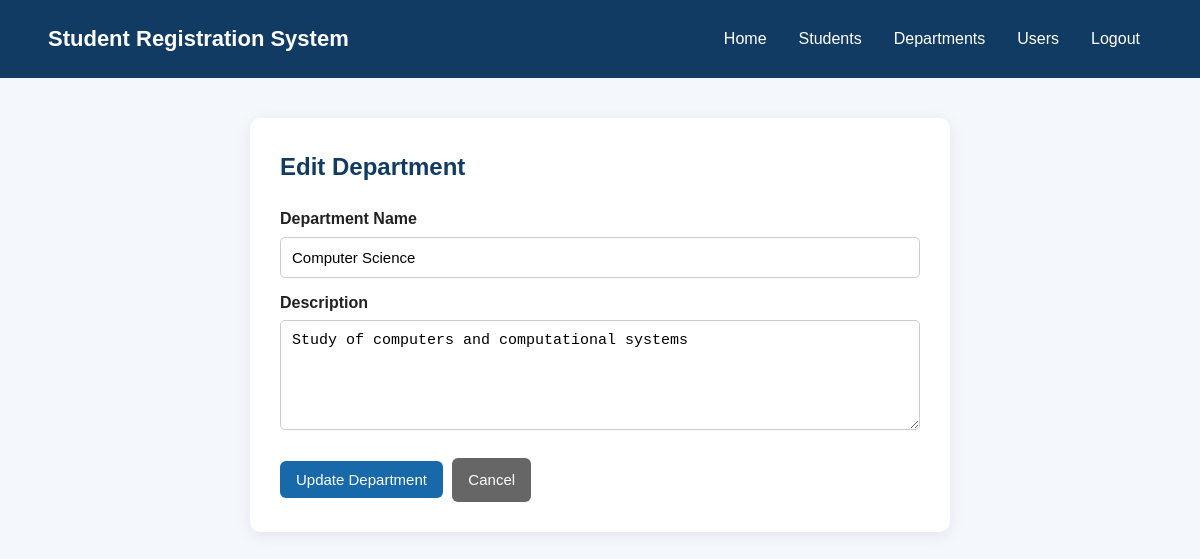
The page /department_edit.php?id=1 (signed in) on the database its author committed.
### tables this page shows
CREATE TABLE IF NOT EXISTS department (
    id INT AUTO_INCREMENT PRIMARY KEY,
    department_name VARCHAR(100) NOT NULL UNIQUE,
    description TEXT
);

### department_edit.php (the view, shortened to what this page needs)
<?php
require_once "connection.php";
$is_admin = ($_SESSION['role'] ?? 'User') === 'Admin';
$id = (int)($_GET["id"] ?? 0);
$stmt = mysqli_prepare($conn, "SELECT * FROM department WHERE id = ?");
mysqli_stmt_bind_param($stmt, "i", $id);
mysqli_stmt_execute($stmt);
$department = mysqli_fetch_assoc(mysqli_stmt_get_result($stmt));
?>
<!DOCTYPE html>
<html lang="en">
<head>
    <link rel="stylesheet" href="style.css">
</head>
<body>
<header>
    <div class="container nav">
        <h1>Student Registration System</h1>
        <nav>
            <a href="<?= $is_admin ? 'admin_dashboard.php' : 'user_dashboard.php' ?>">Home</a>
            <a href="student_view.php">Students</a>
            <a href="department_view.php">Departments</a>
            <?php if ($is_admin): ?>
                <a href="admin_users.php">Users</a>
            <?php endif; ?>
            <a href="logout.php">Logout</a>
        </nav>
    </div>
</header>
<main class="container">
    <div class="form-box">
        <h2>Edit Department</h2>
        <form method="POST">
            <label>Department Name</label>
            <input type="text" name="department_name"
                   value="<?= htmlspecialchars($department['department_name']) ?>" required>
            <label>Description</label>
            <textarea name="description"><?= htmlspecialchars($department['description']) ?></textarea>
            <button class="btn" type="submit">Update Department</button>
            <a class="btn secondary" href="department_view.php">Cancel</a>
        </form>
    </div>
</main>
</body>
</html>

### style.css (style rules this page uses)
* { box-sizing: border-box; margin: 0; padding: 0; }
body { font-family: Arial, sans-serif; background: #f4f7fb; color: #222; line-height: 1.6; }
.container { width: 92%; max-width: 1200px; margin: auto; }
header { background: #123b63; color: white; padding: 18px 0; }
.nav { display: flex; align-items: center; justify-content: space-between; gap: 20px; }
.nav h1 { font-size: 22px; }
nav { display: flex; gap: 8px; flex-wrap: wrap; }
nav a { color: white; text-decoration: none; padding: 8px 12px; border-radius: 5px; }
.btn { display: inline-block; border: none; background: #1769aa; color: white; text-decoration: none; padding: 10px 16px; border-radius: 6px; cursor: pointer; font-size: 15px; }
.secondary { background: #666; }
.form-box { background: white; max-width: 700px; margin: 40px auto; padding: 30px; border-radius: 10px; box-shadow: 0 3px 15px rgba(0, 0, 0, 0.08); }
.form-box h2 { color: #123b63; margin-bottom: 20px; }
form label { display: block; font-weight: bold; margin: 12px 0 5px; }
input, select, textarea { width: 100%; padding: 11px; border: 1px solid #ccc; border-radius: 5px; font-size: 15px; }
textarea { min-height: 110px; resize: vertical; }
form .btn { margin-top: 20px; margin-right: 5px; }

### rows shown on the page
department: department_name "Computer Science", description "Study of computers and computational systems"
